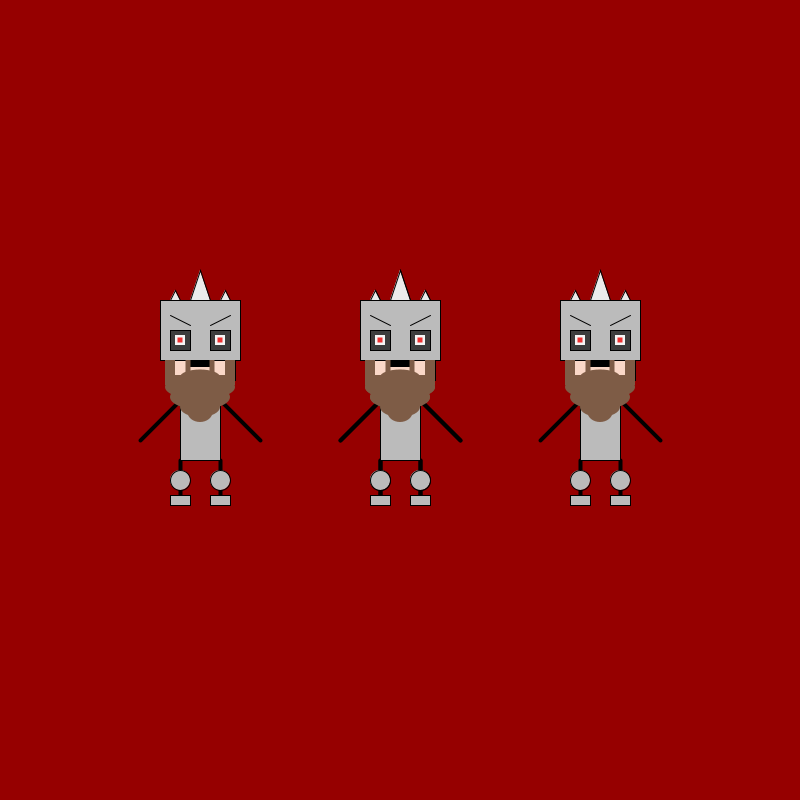
Frame 1 (no input)
Frame 60 (the mouse pressed at the canvas centre just before this capture): identical to frame 1, image omitted
Frame 120 (the mouse held since frame 60 and released just before this capture): identical to frame 1, image omitted

The Processing sketch that drew this single still picture (run headless with seeded random() and noise(); from frame 60 on, the mouse is pressed at the canvas centre):

// Processing sketch: processing_88084
// ── processing_88084.pde


int localX = 400 ;
int localY = 400 ;
float r = 150 ;
float g = 0 ;
float b = 0 ;
int spawnx ;
int spawny ;
 

void setup() {
  
  size( 800 , 800 ) ;      
  
}

void draw () {
  
  background( r , g , b ) ;      
  
  smooth() ;           
    
  draw_creature ( localX , localY ) ;
 
  int i = 0 ;
  spawnx =  ( int ) random ( -30 , 30 ) ;
  spawny =  ( int ) random ( -30 , 30 ) ;
 
  if ( keyPressed ) {
  
    if ( key == 'b' || key == 'B' ) {
    
      for ( i = -1 ; i < 2 ; i++ ) {
        draw_creature ( localX + spawnx + ( i * 200 ) , localY + spawny ) ;
      }
    }
   
    if (key == 'n' || key == 'N') {
   
      for ( i = -1 ; i < 2 ; i++ ) {
        draw_creature ( localX + spawnx , localY + spawny );
      }
    }
  } 
  if ( keyPressed ) {
  
    if ( key == 'v' || key == 'V' ) {
  
      background( r , g , b ) ;
   
      if( mouseX > width/3 && mouseX < width/3*2 ) {
      r = r + 1 ;
      b = b - 1 ;
      } else {
      r = r - 1 ;
      b = b + 1 ;
        }
    }
  }
 
 if ( mousePressed && ( mouseButton == LEFT ) ) {
   localX = mouseX ;
   localY = mouseY ;
   
  if ( r > 255 ) {
    r = 255 ; 
  } else if ( r < 0 ) {
    r = 0 ; 
    }
  
   if ( b > 255 ) {
    b = 255 ; 
   } else if ( b < 0 ) {
    b = 0 ; 
     }
 }  
 
    for ( i = -1 ; i < 2 ; i++ ) {
      draw_creature ( localX + ( i * 200 ), localY ) ;
  }
}

void draw_creature ( int x , int y ) {

  rectMode ( CENTER ) ;   
  ellipseMode ( CENTER ) ;
  draw_arms ( x , y ) ;
  draw_legs ( x , y ) ;
  draw_body ( x , y ) ;
  draw_head ( x , y ) ;   
}    
  
void draw_arms ( int x , int y ) {
 
  rectMode ( CENTER ) ;   
  ellipseMode ( CENTER ) ;
  //  arms objects
  strokeWeight ( 4 ) ;
  line ( x - 20 , y , x - 60 , y + 40 ) ;  //  left arm
  line ( x + 20 , y , x + 60 , y + 40 ) ;  //  right arm
}
 
void draw_legs ( int x , int y ) {  
  
  rectMode ( CENTER ) ;   
  ellipseMode ( CENTER ) ;
  //leg objects
  line ( x - 20 , y + 60 , x - 20 , y + 100 ) ;  //  left leg
  line( x + 20 , y + 60 , x + 20, y + 100 ) ;  //  right leg
  strokeWeight( 1 ) ;
  fill( 187 ) ;
  ellipse(x - 20 , y + 80 , 20 , 20 ) ;  //  left plate
  ellipse( x + 20 , y + 80 , 20 , 20 ) ;  //  right plate
  rect( x - 20 , y + 100 , 20 , 10 ) ;
  rect(x + 20 , y + 100 , 20 , 10 );
}  
void draw_body ( int x , int y ) {  
  
  rectMode ( CENTER ) ;   
  ellipseMode ( CENTER ) ;
  //  body object
  fill(187);          //  COLOR 1 for Char
  rect( x, y + 30 , 40 , 60 ) ;  //  body
}  
  
void draw_head ( int x , int y ) { 
  
  rectMode ( CENTER ) ;   
  ellipseMode ( CENTER ) ;
  //  neck object
  strokeWeight( 4 ) ;
  line( x , y - 20 , x , y ) ;  //neck
  
  //  head objects
  strokeWeight( 1 ) ;
  fill( 187 ) ;                                                    //COLOR 1 for Char
  stroke( 0 ) ;
  rect( x , y -70 , 80 , 60 ) ;
  fill( 250 , 215 , 199 ) ;                                            //SKIN for Char
  rect( x , y - 30 , 70 , 20 ) ;
  fill( 60 ) ;                                                     //eye color
  rect( x + 20 , y - 60 , 20 , 20 ) ;                            //right eye
  rect( x - 20 , y - 60 , 20 , 20 ) ;                            //left eye
  noStroke() ;                                                   //stop stroke for eye
  fill( 245 ) ;                                                    //sclera color
  rect( x + 20 , y - 60 , 10 , 10 ) ;                            //right sclera
  rect( x - 20 , y - 60 , 10 , 10 ) ;                            //left sclera
  fill( 237 , 50 , 50 ) ;                                              //pupil color
  rect( x + 20 , y - 60 , 5 , 5 ) ;                              //right pupil
  rect( x - 20 , y - 60 , 5 , 5 ) ;                              //left pupil
  fill( 0 ) ;                                                      //Black
  stroke( 0 ) ;                                                    //stroke back to normal
  rect( x , y - 36 , 20 , 5 ) ;                             //mouth
  line( x + 30 , y - 85 , x + 10 , y - 75 ) ;            //right eyebrow
  line( x - 30 , y - 85 , x - 10 , y - 75 ) ;            //left eyebrow
  fill( 235 ) ;
  triangle( x + 10 , y - 100 , x - 10 , y - 100 , x , y - 130 ) ;
  triangle( x - 30 , y - 100 , x - 20 , y - 100 , x - 25 , y - 110 ) ;
  triangle( x + 20 , y - 100 , x + 30 , y - 100 , x + 25 , y - 110 ) ;
  
  //  beard
  fill( 126 , 92 , 70 ) ;
  noStroke();
  rect( x + 30 , y - 30 , 10 , 20 ) ;
  rect( x - 30 , y - 30 , 10 , 20 ) ;
  rect( x + 12 , y - 30 , 5 , 20 ) ;
  rect( x - 12 , y - 30 , 5 , 20 ) ;
  rect( x , y - 20 , 70 , 10 ) ;
  ellipse( x , y - 23 , 40 , 15 ) ;
  ellipse( x , y - 13 , 70 , 25 ) ;
  ellipse( x , y - 3 , 60 , 25 ) ;
  ellipse( x , y + 7 , 40 , 20 ) ;
  ellipse( x , y + 12 , 25 , 20 ) ;
  stroke( 0 ) ;  
}
